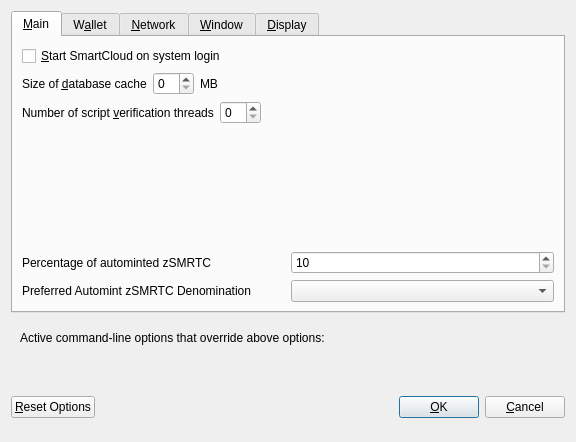
<?xml version="1.0" encoding="UTF-8"?>
<ui version="4.0">
 <class>OptionsDialog</class>
 <widget class="QDialog" name="OptionsDialog">
  <property name="geometry">
   <rect>
    <x>0</x>
    <y>0</y>
    <width>576</width>
    <height>442</height>
   </rect>
  </property>
  <property name="windowTitle">
   <string>Options</string>
  </property>
  <property name="modal">
   <bool>true</bool>
  </property>
  <layout class="QVBoxLayout" name="verticalLayout">
   <item>
    <widget class="QTabWidget" name="tabWidget">
     <property name="currentIndex">
      <number>0</number>
     </property>
     <widget class="QWidget" name="tabMain">
      <attribute name="title">
       <string>&amp;Main</string>
      </attribute>
      <layout class="QVBoxLayout" name="verticalLayout_Main">
       <item>
        <widget class="QCheckBox" name="bitcoinAtStartup">
         <property name="toolTip">
          <string>Automatically start SmartCloud after logging in to the system.</string>
         </property>
         <property name="text">
          <string>&amp;Start SmartCloud on system login</string>
         </property>
        </widget>
       </item>
       <item>
        <layout class="QHBoxLayout" name="horizontalLayout_2_Main">
         <item>
          <widget class="QLabel" name="databaseCacheLabel">
           <property name="text">
            <string>Size of &amp;database cache</string>
           </property>
           <property name="textFormat">
            <enum>Qt::PlainText</enum>
           </property>
           <property name="buddy">
            <cstring>databaseCache</cstring>
           </property>
          </widget>
         </item>
         <item>
          <widget class="QSpinBox" name="databaseCache"/>
         </item>
         <item>
          <widget class="QLabel" name="databaseCacheUnitLabel">
           <property name="text">
            <string>MB</string>
           </property>
           <property name="textFormat">
            <enum>Qt::PlainText</enum>
           </property>
          </widget>
         </item>
         <item>
          <spacer name="horizontalSpacer_2_Main">
           <property name="orientation">
            <enum>Qt::Horizontal</enum>
           </property>
           <property name="sizeHint" stdset="0">
            <size>
             <width>40</width>
             <height>20</height>
            </size>
           </property>
          </spacer>
         </item>
        </layout>
       </item>
       <item>
        <layout class="QHBoxLayout" name="horizontalLayout_3_Main">
         <item>
          <widget class="QLabel" name="threadsScriptVerifLabel">
           <property name="text">
            <string>Number of script &amp;verification threads</string>
           </property>
           <property name="textFormat">
            <enum>Qt::PlainText</enum>
           </property>
           <property name="buddy">
            <cstring>threadsScriptVerif</cstring>
           </property>
          </widget>
         </item>
         <item>
          <widget class="QSpinBox" name="threadsScriptVerif">
           <property name="toolTip">
            <string>(0 = auto, &lt;0 = leave that many cores free)</string>
           </property>
          </widget>
         </item>
         <item>
          <spacer name="horizontalSpacer_3_Main">
           <property name="orientation">
            <enum>Qt::Horizontal</enum>
           </property>
           <property name="sizeHint" stdset="0">
            <size>
             <width>40</width>
             <height>20</height>
            </size>
           </property>
          </spacer>
         </item>
        </layout>
       </item>
       <item>
        <spacer name="verticalSpacer_2">
         <property name="orientation">
          <enum>Qt::Vertical</enum>
         </property>
         <property name="sizeHint" stdset="0">
          <size>
           <width>20</width>
           <height>40</height>
          </size>
         </property>
        </spacer>
       </item>
       <item>
        <layout class="QHBoxLayout" name="horizontalLayout_3">
         <item>
          <widget class="QLabel" name="percentage_label">
           <property name="toolTip">
            <string>Percentage of incoming SMRTC which get automatically converted to zSMRTC via Zerocoin Protocol (min: 10%)</string>
           </property>
           <property name="text">
            <string>Percentage of autominted zSMRTC</string>
           </property>
          </widget>
         </item>
         <item>
          <widget class="QSpinBox" name="zeromintPercentage">
           <property name="minimum">
            <number>10</number>
           </property>
           <property name="maximum">
            <number>100</number>
           </property>
          </widget>
         </item>
        </layout>
       </item>
       <item>
        <layout class="QHBoxLayout" name="horizontalLayout" stretch="0,0">
         <property name="sizeConstraint">
          <enum>QLayout::SetFixedSize</enum>
         </property>
         <item>
          <widget class="QLabel" name="labelPreferredDenom">
           <property name="maximumSize">
            <size>
             <width>16777215</width>
             <height>16777215</height>
            </size>
           </property>
           <property name="toolTip">
            <string>Wait with automatic conversion to Zerocoin until enough SMRTC for this denomination is available</string>
           </property>
           <property name="text">
            <string>Preferred Automint zSMRTC Denomination</string>
           </property>
          </widget>
         </item>
         <item>
          <widget class="QComboBox" name="preferredDenom">
           <property name="maximumSize">
            <size>
             <width>16777215</width>
             <height>27</height>
            </size>
           </property>
           <property name="toolTip">
            <string>Wait with automatic conversion to Zerocoin until enough SMRTC for this denomination is available</string>
           </property>
           <property name="maxVisibleItems">
            <number>9</number>
           </property>
           <property name="maxCount">
            <number>9</number>
           </property>
          </widget>
         </item>
        </layout>
       </item>
      </layout>
     </widget>
     <widget class="QWidget" name="tabWallet">
      <attribute name="title">
       <string>W&amp;allet</string>
      </attribute>
      <layout class="QVBoxLayout" name="verticalLayout_Wallet">
       <item>
        <widget class="QGroupBox" name="groupBox">
         <property name="title">
          <string>Expert</string>
         </property>
         <layout class="QVBoxLayout" name="verticalLayout_2">
          <item>
           <widget class="QCheckBox" name="coinControlFeatures">
            <property name="toolTip">
             <string>Whether to show coin control features or not.</string>
            </property>
            <property name="text">
             <string>Enable coin &amp;control features</string>
            </property>
           </widget>
          </item>
          <item>
           <widget class="QCheckBox" name="showMasternodesTab">
            <property name="toolTip">
             <string>Show additional tab listing all your masternodes in first sub-tab&lt;br/&gt;and all masternodes on the network in second sub-tab.</string>
            </property>
            <property name="text">
             <string>Show Masternodes Tab</string>
            </property>
           </widget>
          </item>
          <item>
           <widget class="QCheckBox" name="spendZeroConfChange">
            <property name="toolTip">
             <string>If you disable the spending of unconfirmed change, the change from a transaction&lt;br/&gt;cannot be used until that transaction has at least one confirmation.&lt;br/&gt;This also affects how your balance is computed.</string>
            </property>
            <property name="text">
             <string>&amp;Spend unconfirmed change</string>
            </property>
           </widget>
          </item>
         </layout>
        </widget>
       </item>
       <item>
        <spacer name="verticalSpacer_Wallet">
         <property name="orientation">
          <enum>Qt::Vertical</enum>
         </property>
         <property name="sizeHint" stdset="0">
          <size>
           <width>20</width>
           <height>40</height>
          </size>
         </property>
        </spacer>
       </item>
      </layout>
     </widget>
     <widget class="QWidget" name="tabNetwork">
      <attribute name="title">
       <string>&amp;Network</string>
      </attribute>
      <layout class="QVBoxLayout" name="verticalLayout_Network">
       <item>
        <widget class="QCheckBox" name="mapPortUpnp">
         <property name="toolTip">
          <string>Automatically open the SmartCloud client port on the router. This only works when your router supports UPnP and it is enabled.</string>
         </property>
         <property name="text">
          <string>Map port using &amp;UPnP</string>
         </property>
        </widget>
       </item>
       <item>
        <widget class="QCheckBox" name="allowIncoming">
         <property name="toolTip">
          <string>Accept connections from outside</string>
         </property>
         <property name="text">
          <string>Allow incoming connections</string>
         </property>
        </widget>
       </item>
       <item>
        <widget class="QCheckBox" name="connectSocks">
         <property name="toolTip">
          <string>Connect to the SmartCloud network through a SOCKS5 proxy.</string>
         </property>
         <property name="text">
          <string>&amp;Connect through SOCKS5 proxy (default proxy):</string>
         </property>
        </widget>
       </item>
       <item>
        <layout class="QHBoxLayout" name="horizontalLayout_1_Network">
         <item>
          <widget class="QLabel" name="proxyIpLabel">
           <property name="text">
            <string>Proxy &amp;IP:</string>
           </property>
           <property name="textFormat">
            <enum>Qt::PlainText</enum>
           </property>
           <property name="buddy">
            <cstring>proxyIp</cstring>
           </property>
          </widget>
         </item>
         <item>
          <widget class="QValidatedLineEdit" name="proxyIp">
           <property name="minimumSize">
            <size>
             <width>140</width>
             <height>0</height>
            </size>
           </property>
           <property name="maximumSize">
            <size>
             <width>140</width>
             <height>16777215</height>
            </size>
           </property>
           <property name="toolTip">
            <string>IP address of the proxy (e.g. IPv4: 127.0.0.1 / IPv6: ::1)</string>
           </property>
          </widget>
         </item>
         <item>
          <widget class="QLabel" name="proxyPortLabel">
           <property name="text">
            <string>&amp;Port:</string>
           </property>
           <property name="textFormat">
            <enum>Qt::PlainText</enum>
           </property>
           <property name="buddy">
            <cstring>proxyPort</cstring>
           </property>
          </widget>
         </item>
         <item>
          <widget class="QLineEdit" name="proxyPort">
           <property name="minimumSize">
            <size>
             <width>55</width>
             <height>0</height>
            </size>
           </property>
           <property name="maximumSize">
            <size>
             <width>55</width>
             <height>16777215</height>
            </size>
           </property>
           <property name="toolTip">
            <string>Port of the proxy (e.g. 9050)</string>
           </property>
          </widget>
         </item>
         <item>
          <spacer name="horizontalSpacer_1_Network">
           <property name="orientation">
            <enum>Qt::Horizontal</enum>
           </property>
           <property name="sizeHint" stdset="0">
            <size>
             <width>40</width>
             <height>20</height>
            </size>
           </property>
          </spacer>
         </item>
        </layout>
       </item>
       <item>
        <spacer name="verticalSpacer_Network">
         <property name="orientation">
          <enum>Qt::Vertical</enum>
         </property>
         <property name="sizeHint" stdset="0">
          <size>
           <width>20</width>
           <height>40</height>
          </size>
         </property>
        </spacer>
       </item>
      </layout>
     </widget>
     <widget class="QWidget" name="tabWindow">
      <attribute name="title">
       <string>&amp;Window</string>
      </attribute>
      <layout class="QVBoxLayout" name="verticalLayout_Window">
       <item>
        <widget class="QCheckBox" name="minimizeToTray">
         <property name="toolTip">
          <string>Show only a tray icon after minimizing the window.</string>
         </property>
         <property name="text">
          <string>&amp;Minimize to the tray instead of the taskbar</string>
         </property>
        </widget>
       </item>
       <item>
        <widget class="QCheckBox" name="minimizeOnClose">
         <property name="toolTip">
          <string>Minimize instead of exit the application when the window is closed. When this option is enabled, the application will be closed only after selecting Quit in the menu.</string>
         </property>
         <property name="text">
          <string>M&amp;inimize on close</string>
         </property>
        </widget>
       </item>
       <item>
        <spacer name="verticalSpacer_Window">
         <property name="orientation">
          <enum>Qt::Vertical</enum>
         </property>
         <property name="sizeHint" stdset="0">
          <size>
           <width>20</width>
           <height>40</height>
          </size>
         </property>
        </spacer>
       </item>
      </layout>
     </widget>
     <widget class="QWidget" name="tabDisplay">
      <attribute name="title">
       <string>&amp;Display</string>
      </attribute>
      <layout class="QVBoxLayout" name="verticalLayout_Display">
       <item>
        <layout class="QHBoxLayout" name="horizontalLayout_1_Display">
         <item>
          <widget class="QLabel" name="langLabel">
           <property name="text">
            <string>User Interface &amp;language:</string>
           </property>
           <property name="textFormat">
            <enum>Qt::PlainText</enum>
           </property>
           <property name="buddy">
            <cstring>lang</cstring>
           </property>
          </widget>
         </item>
         <item>
          <widget class="QValueComboBox" name="lang">
           <property name="toolTip">
            <string>The user interface language can be set here. This setting will take effect after restarting SmartCloud.</string>
           </property>
          </widget>
         </item>
        </layout>
       </item>
       <item>
        <widget class="QLabel" name="label_3">
         <property name="toolTip">
          <string notr="true"/>
         </property>
         <property name="statusTip">
          <string notr="true"/>
         </property>
         <property name="whatsThis">
          <string notr="true"/>
         </property>
         <property name="accessibleName">
          <string notr="true"/>
         </property>
         <property name="text">
          <string>Language missing or translation incomplete? Help contributing translations here:
https://www.transifex.com/smartcloud-project/smartcloud-project-translations</string>
         </property>
         <property name="wordWrap">
          <bool>true</bool>
         </property>
         <property name="openExternalLinks">
          <bool>true</bool>
         </property>
         <property name="textInteractionFlags">
          <set>Qt::TextBrowserInteraction</set>
         </property>
        </widget>
       </item>
       <item>
        <layout class="QHBoxLayout" name="horizontalLayout_4_Display" stretch="0,0">
         <item>
          <widget class="QLabel" name="themeLabel">
           <property name="text">
            <string>User Interface Theme:</string>
           </property>
          </widget>
         </item>
         <item>
          <widget class="QValueComboBox" name="theme"/>
         </item>
        </layout>
       </item>
       <item>
        <widget class="Line" name="line">
         <property name="orientation">
          <enum>Qt::Horizontal</enum>
         </property>
        </widget>
       </item>
       <item>
        <layout class="QHBoxLayout" name="horizontalLayout_2_Display">
         <item>
          <widget class="QLabel" name="unitLabel">
           <property name="text">
            <string>&amp;Unit to show amounts in:</string>
           </property>
           <property name="textFormat">
            <enum>Qt::PlainText</enum>
           </property>
           <property name="buddy">
            <cstring>unit</cstring>
           </property>
          </widget>
         </item>
         <item>
          <widget class="QValueComboBox" name="unit">
           <property name="toolTip">
            <string>Choose the default subdivision unit to show in the interface and when sending coins.</string>
           </property>
          </widget>
         </item>
        </layout>
       </item>
       <item>
        <layout class="QHBoxLayout" name="horizontalLayout_5_Display">
         <item>
          <widget class="QLabel" name="digitsLabel">
           <property name="text">
            <string>Decimal digits</string>
           </property>
          </widget>
         </item>
         <item>
          <widget class="QValueComboBox" name="digits"/>
         </item>
        </layout>
       </item>
       <item>
        <layout class="QHBoxLayout" name="horizontalLayout_3_Display">
         <item>
          <widget class="QLabel" name="thirdPartyTxUrlsLabel">
           <property name="toolTip">
            <string>Third party URLs (e.g. a block explorer) that appear in the transactions tab as context menu items. %s in the URL is replaced by transaction hash. Multiple URLs are separated by vertical bar |.</string>
           </property>
           <property name="text">
            <string>Third party transaction URLs</string>
           </property>
           <property name="buddy">
            <cstring>thirdPartyTxUrls</cstring>
           </property>
          </widget>
         </item>
         <item>
          <widget class="QLineEdit" name="thirdPartyTxUrls">
           <property name="toolTip">
            <string>Third party URLs (e.g. a block explorer) that appear in the transactions tab as context menu items. %s in the URL is replaced by transaction hash. Multiple URLs are separated by vertical bar |.</string>
           </property>
          </widget>
         </item>
        </layout>
       </item>
       <item>
        <spacer name="verticalSpacer">
         <property name="orientation">
          <enum>Qt::Vertical</enum>
         </property>
         <property name="sizeHint" stdset="0">
          <size>
           <width>20</width>
           <height>40</height>
          </size>
         </property>
        </spacer>
       </item>
      </layout>
     </widget>
    </widget>
   </item>
   <item>
    <widget class="QFrame" name="frame">
     <layout class="QVBoxLayout" name="verticalLayout_Bottom">
      <item>
       <layout class="QHBoxLayout" name="horizontalLayout_Bottom">
        <item>
         <widget class="QLabel" name="overriddenByCommandLineInfoLabel">
          <property name="text">
           <string>Active command-line options that override above options:</string>
          </property>
          <property name="textFormat">
           <enum>Qt::PlainText</enum>
          </property>
         </widget>
        </item>
        <item>
         <spacer name="horizontalSpacer_Bottom">
          <property name="orientation">
           <enum>Qt::Horizontal</enum>
          </property>
          <property name="sizeHint" stdset="0">
           <size>
            <width>40</width>
            <height>20</height>
           </size>
          </property>
         </spacer>
        </item>
       </layout>
      </item>
      <item>
       <widget class="QLabel" name="overriddenByCommandLineLabel">
        <property name="text">
         <string/>
        </property>
        <property name="textFormat">
         <enum>Qt::PlainText</enum>
        </property>
        <property name="wordWrap">
         <bool>true</bool>
        </property>
       </widget>
      </item>
     </layout>
    </widget>
   </item>
   <item>
    <layout class="QHBoxLayout" name="horizontalLayout_Buttons">
     <item>
      <widget class="QPushButton" name="resetButton">
       <property name="toolTip">
        <string>Reset all client options to default.</string>
       </property>
       <property name="text">
        <string>&amp;Reset Options</string>
       </property>
       <property name="autoDefault">
        <bool>false</bool>
       </property>
      </widget>
     </item>
     <item>
      <spacer name="horizontalSpacer_1">
       <property name="orientation">
        <enum>Qt::Horizontal</enum>
       </property>
       <property name="sizeHint" stdset="0">
        <size>
         <width>40</width>
         <height>48</height>
        </size>
       </property>
      </spacer>
     </item>
     <item>
      <widget class="QLabel" name="statusLabel">
       <property name="minimumSize">
        <size>
         <width>200</width>
         <height>0</height>
        </size>
       </property>
       <property name="font">
        <font>
         <weight>75</weight>
         <bold>true</bold>
        </font>
       </property>
       <property name="text">
        <string/>
       </property>
       <property name="textFormat">
        <enum>Qt::PlainText</enum>
       </property>
       <property name="wordWrap">
        <bool>true</bool>
       </property>
      </widget>
     </item>
     <item>
      <spacer name="horizontalSpacer_2">
       <property name="orientation">
        <enum>Qt::Horizontal</enum>
       </property>
       <property name="sizeHint" stdset="0">
        <size>
         <width>40</width>
         <height>48</height>
        </size>
       </property>
      </spacer>
     </item>
     <item>
      <widget class="QPushButton" name="okButton">
       <property name="text">
        <string>&amp;OK</string>
       </property>
       <property name="autoDefault">
        <bool>false</bool>
       </property>
       <property name="default">
        <bool>true</bool>
       </property>
      </widget>
     </item>
     <item>
      <widget class="QPushButton" name="cancelButton">
       <property name="text">
        <string>&amp;Cancel</string>
       </property>
       <property name="autoDefault">
        <bool>false</bool>
       </property>
      </widget>
     </item>
    </layout>
   </item>
  </layout>
 </widget>
 <customwidgets>
  <customwidget>
   <class>QValidatedLineEdit</class>
   <extends>QLineEdit</extends>
   <header>qvalidatedlineedit.h</header>
  </customwidget>
  <customwidget>
   <class>QValueComboBox</class>
   <extends>QComboBox</extends>
   <header>qvaluecombobox.h</header>
  </customwidget>
 </customwidgets>
 <resources/>
 <connections/>
</ui>
